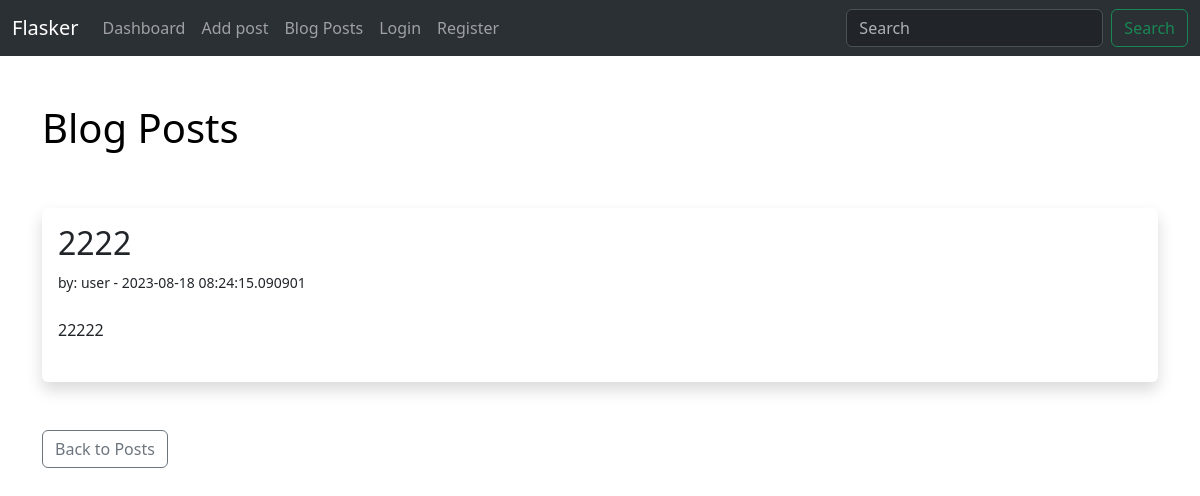
/detail_post/2, run on the app's committed database.
### app.py (models this page shows, shortened)
class Posts(db.Model):
    id = db.Column(db.Integer, primary_key=True)
    title = db.Column(db.String(255))
    content = db.Column(db.Text)
    date_posted = db.Column(db.DateTime, default=datetime.utcnow)
    slug = db.Column(db.String(255))
    poster_id = db.Column(db.Integer, db.ForeignKey('users.id'))
    @property
    def password(self):
        raise AttributeError('password is not a readable attribute!')

class Users(db.Model, UserMixin):
    id = db.Column(db.Integer, primary_key=True)
    username = db.Column(db.String(128), nullable=False, unique=True)
    name = db.Column(db.String(200), nullable=False)
    password_hash = db.Column(db.String(128))
    email = db.Column(db.String(200), nullable=False, unique=True)
    favorite_color = db.Column(db.String(120), default='Red')
    about_author = db.Column(db.Text(500), nullable=True)
    created = db.Column(db.DateTime, default=datetime.utcnow)
    profile_pic = db.Column(db.String(), nullable=True)
    posts = db.relationship('Posts', backref='poster')

### app.py (the view)
@app.route('/detail_post/<int:id>')
def detail_post(id):
    post = Posts.query.get_or_404(id)
    return render_template('detail_post.html', post=post)

### webforms.py
class SearchForm(FlaskForm):
    searched = StringField("Searched", validators=[DataRequired()])
    submit = SubmitField("Search")

### app.py (called while the page is built)
@app.context_processor
def base():
    form = SearchForm()
    return dict(form=form)

### templates/detail_post.html (shortened to what this page needs)
{% extends 'base.html' %}
{% block content %}
    <br/>
    <h1>Blog Posts</h1>
    <br/><br/>
     <div class="shadow p-3 mb-5 bg-body rounded">
            <h2>{{ post.title }}</h2>
         <small>by: {{ post.poster.username }} - {{ post.date_posted }}</small> <br/><br/>
            {{ post.content|safe }}<br/><br/>
     </div>
    <a href="{{ url_for('blog_posts') }}" class="btn btn-outline-secondary">Back to Posts</a>
{% endblock %}

### static/css/style.css (style rules this page uses)
h1 { color: black; }

### data on the page
Posts: title "2222", date_posted "2023-08-18 08:24:15.090901", content "22222"
Users: poster.username "user"
